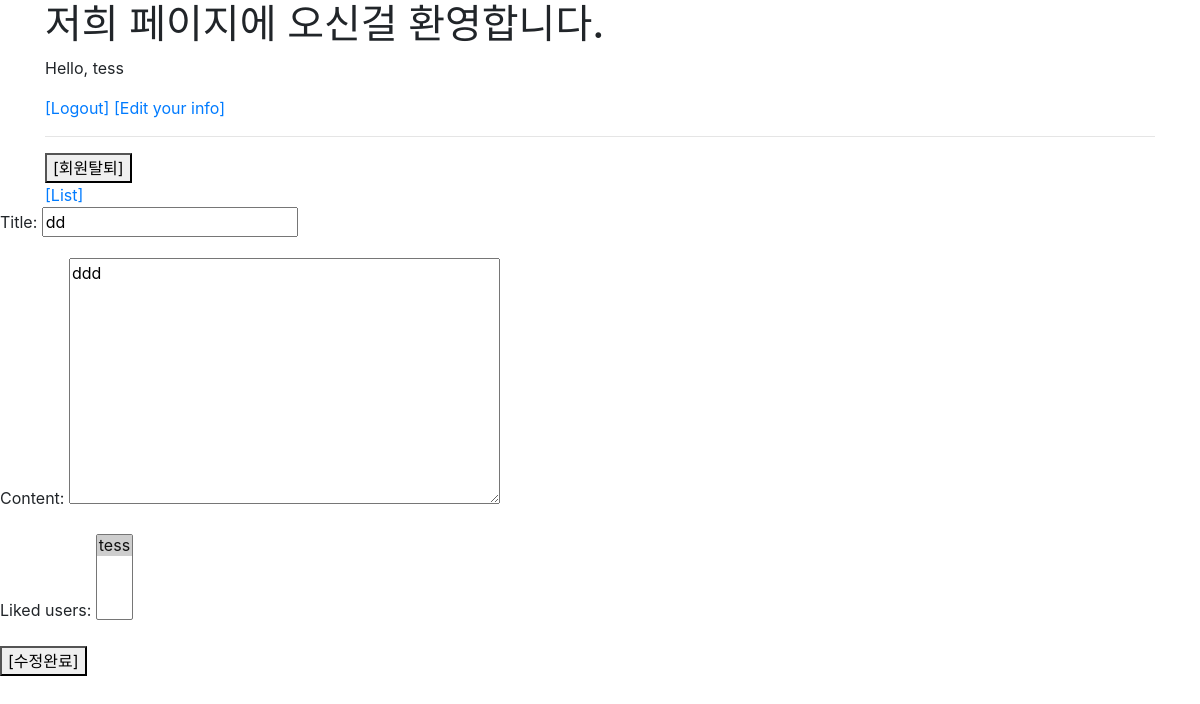
/articles/1/update/ (signed in), run on the app's committed database.
### accounts/models.py (models this page shows)
class User(AbstractUser):
    followers = models.ManyToManyField(settings.AUTH_USER_MODEL, related_name="followings")

### articles/models.py (models this page shows)
class Article(models.Model):
    title = models.CharField(max_length=20)
    content = models.TextField() # 내용이 길기때문에 textfield
    created_at = models.DateTimeField(auto_now_add=True)
    updated_at = models.DateTimeField(auto_now=True)
    user = models.ForeignKey(settings.AUTH_USER_MODEL, on_delete=models.CASCADE)
    liked_users = models.ManyToManyField(
    settings.AUTH_USER_MODEL,
    related_name='liked_articles',
    )
    class Meta:
        ordering = ['-pk']

### articles/views.py (the view)
# urls.py: path('update/', views.update, name='update'),
@login_required
def update(request, article_pk):
    article = get_object_or_404(Article, pk=article_pk)
    if article.user == request.user:
        if request.method == 'POST':
            form = ArticleForm(request.POST, instance=article)
            if form.is_valid():
                form.save()
                return redirect('articles:detail', article_pk)
        else:
            form = ArticleForm(instance=article)
    else: # GET
        form = ArticleForm(instance=article) # form안에 특정 데이터를 넣은채로 form을 생성하겠다.
    context = {'form': form}
    return render(request, 'articles/update.html', context)

### articles/forms.py
class ArticleForm(forms.ModelForm):
    class Meta:
        model = Article
        fields = '__all__'
        exclude = ['user', ]

### articles/templates/articles/update.html (shortened to what this page needs)
{% extends 'base.html' %}
{% block body %}
<form method="POST" action="">
{{ form.as_p }}
<button type="submit">[수정완료]</button>
</form>
{% endblock body %}

### review/templates/base.html (shortened to what this page needs)
{% load static %}
<!DOCTYPE html>
<html lang="ko">
<head>
  <link rel="stylesheet" href="{% static 'bootstrap/css/bootstrap-reboot.min.css' %}">
  <link rel="stylesheet" href="{% static 'bootstrap/css/bootstrap-grid.min.css' %}">
  <link rel="stylesheet" href="{% static 'bootstrap/css/bootstrap.min.css' %}">
</head>
<body>
  <header class="container">
    <h1>저희 페이지에 오신걸 환영합니다.</h1>
    {% if user.is_authenticated %}
    <p>Hello, {{ user.username }}</p>
    <a href="{% url 'accounts:logout' %}">[Logout]</a>
    <a href="{% url 'accounts:update' %}">[Edit your info]</a>
    <hr>
    <form action="{% url 'accounts:delete' %}" method="POST">
	  <button type="submit">[회원탈퇴]</button>
    </form>
    {% else %}
    <a href="{% url 'accounts:login' %}">Login</a>
    <a href="{% url 'accounts:signup' %}">Sign-up</a>
    {% endif %}
    <a href="{% url 'articles:index' %}">[List]</a>
  </header>
<div class="body">
{% block body %}{% endblock body %}
</div>
</body>
</html>

### data on the page
User: username "tess"
Article: title "dd", content "ddd"
